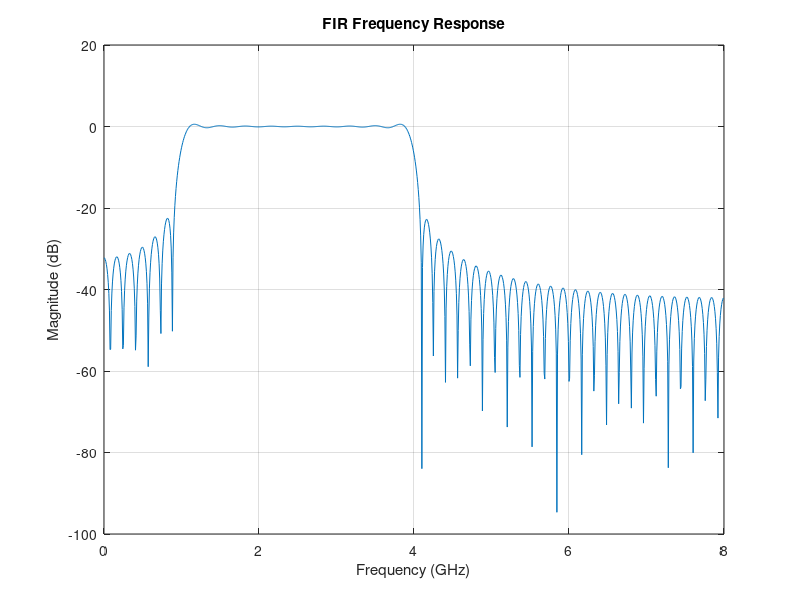

Write the MATLAB code that produced this figure.
function [b,a] = FIR_BPF(fs, fpass, Ap, show_plots)
%FIR_BPF Summary of this function goes here
%   Detailed explanation goes here
%
% INPUT
%
%
% OUTPUT
%
%
% USAGE
%
%

% Developed in Matlab 9.9.0.2037887 (R2020b) Update 8 on PCWIN64.
% Douglas O. Carlson, Ph.D. (doug.o.carlson@gmail.com), 2023-09-22 19:48

%%

if nargin == 0
    
    % Filter specifications
    fs = 16e9;         % Sampling frequency in Hz
    fpass = [1e9, 4e9];
    %     Fs1 = 30;          % Lower stopband frequency in Hz
    %     Fs2 = 220;         % Upper stopband frequency in Hz
    Ap = 1;            % Passband ripple in dB
    %     As = 60;           % Stopband attenuation in dB
    show_plots = true;
end

Fp1 = fpass(1);          % Lower passband frequency in Hz
Fp2 = fpass(2);         % Upper passband frequency in Hz

% Calculate the normalized frequencies
Wp1 = 2 * Fp1 / fs;
Wp2 = 2 * Fp2 / fs;
% Ws1 = 2 * Fs1 / Fs;
% Ws2 = 2 * Fs2 / Fs;

% Design the FIR filter using the fir1 function
N = 100;           % Filter order
b = fir1(N, [Wp1 Wp2], 'bandpass', kaiser(N+1, Ap), 'noscale');
a = 1;

if show_plots
    % Obtain the frequency response of the filter
    [h, w] = freqz(b, a, 1024, fs);

    % Plot the frequency response
    figure;
    plot(w/1e9, 20*log10(abs(h)));
    grid on;
    xlabel('Frequency (GHz)');
    ylabel('Magnitude (dB)');
    title('FIR Frequency Response');
end

if nargin == 0111
    % Generate a test signal
    t = 0:1/fs:1;      % Time vector
    f_signal = 100;    % Frequency of the input signal in Hz
    input_signal = sin(2 * pi * f_signal * t);
    
    % Apply the filter to the input signal
    output_signal = filter(b, 1, input_signal);
    
    % Plot the original and filtered signals
    figure;
    subplot(2,1,1);
    plot(t, input_signal);
    title('Original Signal');
    xlabel('Time (s)');
    ylabel('Amplitude');
    subplot(2,1,2);
    plot(t, output_signal);
    title('Filtered Signal');
    xlabel('Time (s)');
    ylabel('Amplitude');
end

end
